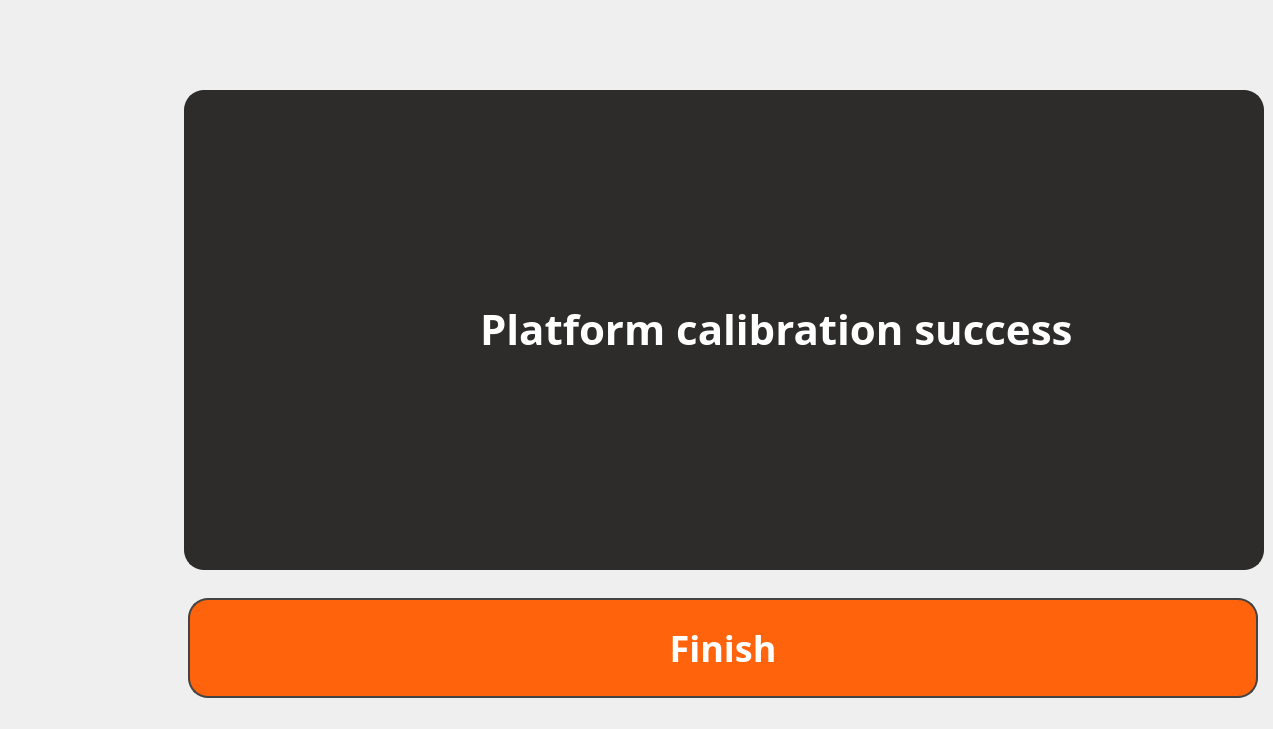
    <widget class="QWidget" name="page_PlatformCali_6">
     <widget class="QPushButton" name="pushButton_361">
      <property name="geometry">
       <rect>
        <x>0</x>
        <y>0</y>
        <width>160</width>
        <height>180</height>
       </rect>
      </property>
      <property name="styleSheet">
       <string notr="true">outline:none;image: url(:/image/PrintInactive.png);border:none;</string>
      </property>
      <property name="text">
       <string/>
      </property>
     </widget>
     <widget class="QPushButton" name="pushButton_362">
      <property name="geometry">
       <rect>
        <x>0</x>
        <y>180</y>
        <width>160</width>
        <height>180</height>
       </rect>
      </property>
      <property name="styleSheet">
       <string notr="true">outline:none;image: url(:/image/FilamentInactive.png);border:none;</string>
      </property>
      <property name="text">
       <string/>
      </property>
     </widget>
     <widget class="QLabel" name="label_196">
      <property name="geometry">
       <rect>
        <x>350</x>
        <y>280</y>
        <width>100</width>
        <height>100</height>
       </rect>
      </property>
      <property name="styleSheet">
       <string notr="true">border-image: url(:/image/check.png);background-color: rgba(255, 255, 255, 0);</string>
      </property>
      <property name="text">
       <string/>
      </property>
     </widget>
     <widget class="QPushButton" name="pushButton_363">
      <property name="geometry">
       <rect>
        <x>0</x>
        <y>540</y>
        <width>160</width>
        <height>180</height>
       </rect>
      </property>
      <property name="styleSheet">
       <string notr="true">outline:none;image: url(:/image/AboutInactive.png);border:none;</string>
      </property>
      <property name="text">
       <string/>
      </property>
     </widget>
     <widget class="QPushButton" name="pushButton_364">
      <property name="geometry">
       <rect>
        <x>0</x>
        <y>360</y>
        <width>160</width>
        <height>180</height>
       </rect>
      </property>
      <property name="styleSheet">
       <string notr="true">outline:none;image: url(:/image/ToolsActive(2).png);border:none;</string>
      </property>
      <property name="text">
       <string/>
      </property>
     </widget>
     <widget class="QLabel" name="label_197">
      <property name="geometry">
       <rect>
        <x>480</x>
        <y>300</y>
        <width>611</width>
        <height>57</height>
       </rect>
      </property>
      <property name="styleSheet">
       <string notr="true">font-weight: bold;
font-family:Barlow;color: rgba(255, 255, 255, 255);
background-color: rgba(255, 255, 255, 0);
font-size: 42px;
text-align: left;
font-family: Barlow;</string>
      </property>
      <property name="text">
       <string>Platform calibration success</string>
      </property>
     </widget>
     <widget class="QPushButton" name="pushButton_365">
      <property name="geometry">
       <rect>
        <x>188</x>
        <y>598</y>
        <width>1070</width>
        <height>100</height>
       </rect>
      </property>
      <property name="styleSheet">
       <string notr="true">QPushButton{
	outline:none;border-radius: 20px;
	background-color: rgb(255, 99, 11);
	color: rgba(255, 255, 255, 255);
	font-size: 36px;
	text-align: center;
	font-family: Barlow;
	border: 2px solid rgba(67, 67, 67, 255);font-weight: bold;
	font-family:Barlow;
}

QPushButton::pressed{
	outline:none;border-radius: 20px;
	background-color: rgb(245, 166, 35);
	color: rgba(255, 255, 255, 255);
	font-size: 36px;
	text-align: center;
	font-family: Barlow;
	border: 2px solid rgba(67, 67, 67, 255);font-weight: bold;
	font-family:Barlow;
}

QPushButton::disabled{
	outline:none;border-radius: 20px;
	background-color: rgb(33, 35, 38);
	color: rgba(255, 255, 255, 255);
	font-size: 36px;
	text-align: center;
	font-family: Barlow;
	border: 2px solid rgba(67, 67, 67, 255);font-weight: bold;
	font-family:Barlow;
}</string>
      </property>
      <property name="text">
       <string>Finish</string>
      </property>
     </widget>
     <widget class="QLabel" name="label_288">
      <property name="geometry">
       <rect>
        <x>184</x>
        <y>90</y>
        <width>1080</width>
        <height>480</height>
       </rect>
      </property>
      <property name="styleSheet">
       <string notr="true">color: rgba(16, 16, 16, 255);
font-size: 28px;
text-align: left;
font-family: Roboto;
background-color: rgb(45, 44, 43);
border: 2px solid rgba(45, 44, 43, 255);
border-radius: 20px;</string>
      </property>
      <property name="text">
       <string>&lt;html&gt;&lt;head/&gt;&lt;body&gt;&lt;p align=&quot;right&quot;&gt;&lt;br/&gt;&lt;/p&gt;&lt;/body&gt;&lt;/html&gt;</string>
      </property>
     </widget>
     <zorder>label_288</zorder>
     <zorder>pushButton_361</zorder>
     <zorder>pushButton_362</zorder>
     <zorder>label_196</zorder>
     <zorder>pushButton_363</zorder>
     <zorder>pushButton_364</zorder>
     <zorder>label_197</zorder>
     <zorder>pushButton_365</zorder>
    </widget>
